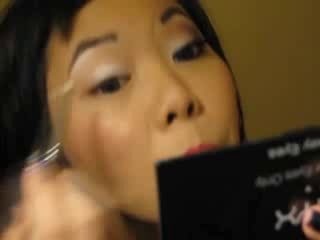
#> input picture PYNQ_Hardware/UCF101/src/LK_optical_flow/files/img_00000.jpg, 320 x 240 px
$ jupyter execute --allow-errors Lucas_Kanade_optical_flow.ipynb   (shell and % lines are left out)
#> lines starting #> are read from the running program, lines starting #| are printed output that depends on the picture
[cell 1]
import math
import pynq
from pynq import Overlay
# from pynq import Xlnk
# xlnk = Xlnk()
# xlnk.xlnk_reset()

from pynq import allocate

import numpy as np

import cv2

#> (a cell that did not finish here is left out)

#> (a cell that did not finish here is left out)

[cell 4]
def dma_reset():
    dma0.sendchannel.stop() # inp1_img
    dma0.sendchannel.start()
    dma1.sendchannel.stop() # inp2_img
    dma1.sendchannel.start()
    dma0.recvchannel.stop() # vx_img
    dma0.recvchannel.start()
    dma1.recvchannel.stop() # vy_img
    dma1.recvchannel.start()

#> (the rest of this cell did not finish here and is left out)

[cell 5]
(row,col,ch) = (256,256,1)

## read images
img1 = cv2.imread("files/img_00000.jpg")
#> img1 is the input picture: shape (240, 320, 3); mean B, G, R 43.2, 74.3, 100.3
img1 = cv2.cvtColor(img1, cv2.COLOR_BGR2RGB)
img1 = cv2.resize(img1,(col,row))
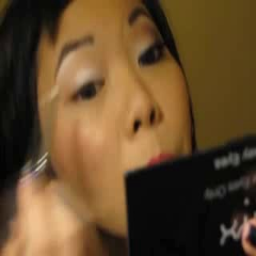
#> img1: shape (256, 256, 3); mean R, G, B 100.2, 74.2, 43.1

img2 = cv2.imread("files/img_00001.jpg")
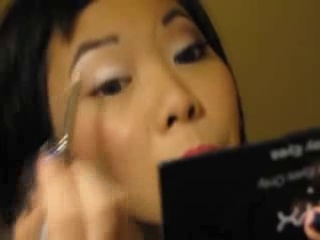
#> input picture PYNQ_Hardware/UCF101/src/LK_optical_flow/files/img_00001.jpg, 320 x 240 px
#> img2 is the input picture: shape (240, 320, 3); mean B, G, R 43.3, 73.5, 99.9
img2 = cv2.cvtColor(img2, cv2.COLOR_BGR2RGB)
img2 = cv2.resize(img2,(col,row))
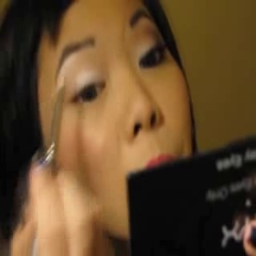
#> img2: shape (256, 256, 3); mean R, G, B 99.8, 73.4, 43.2

## share memory
#> (the rest of this cell did not finish here and is left out)
